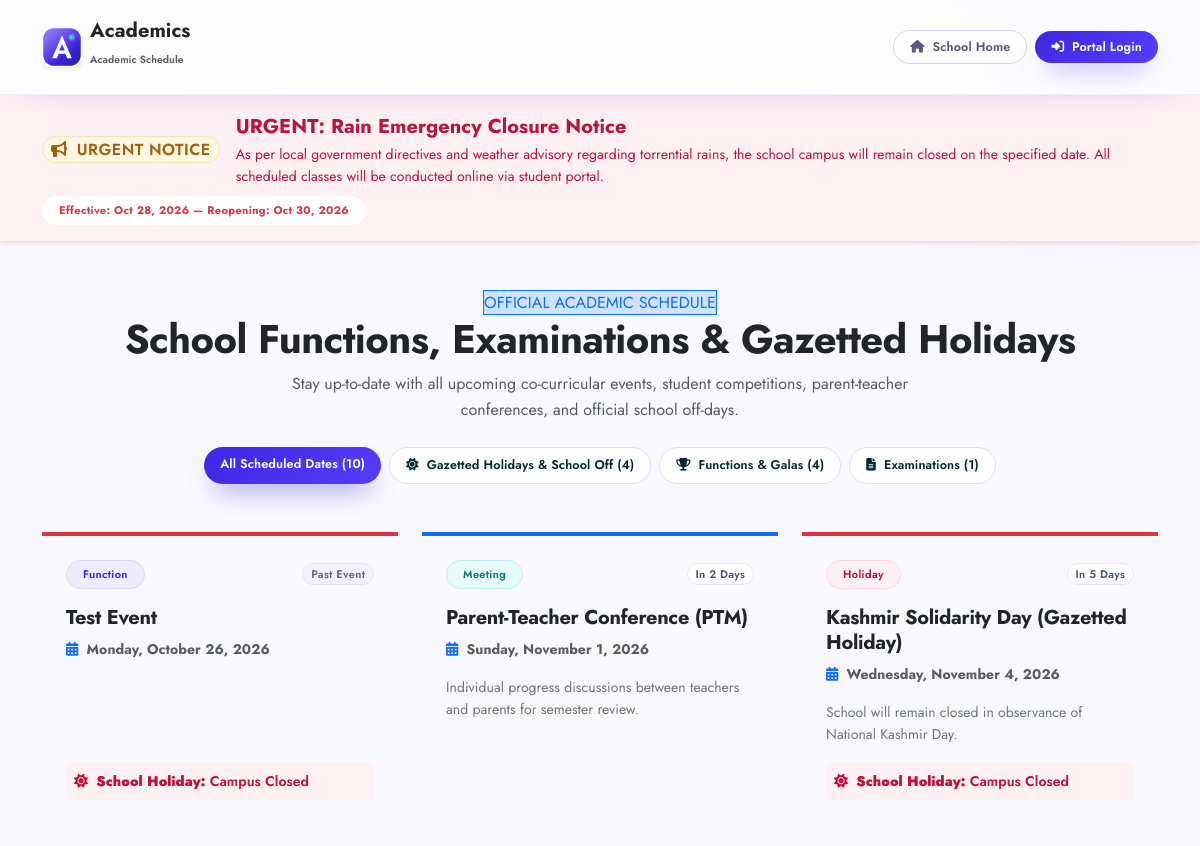
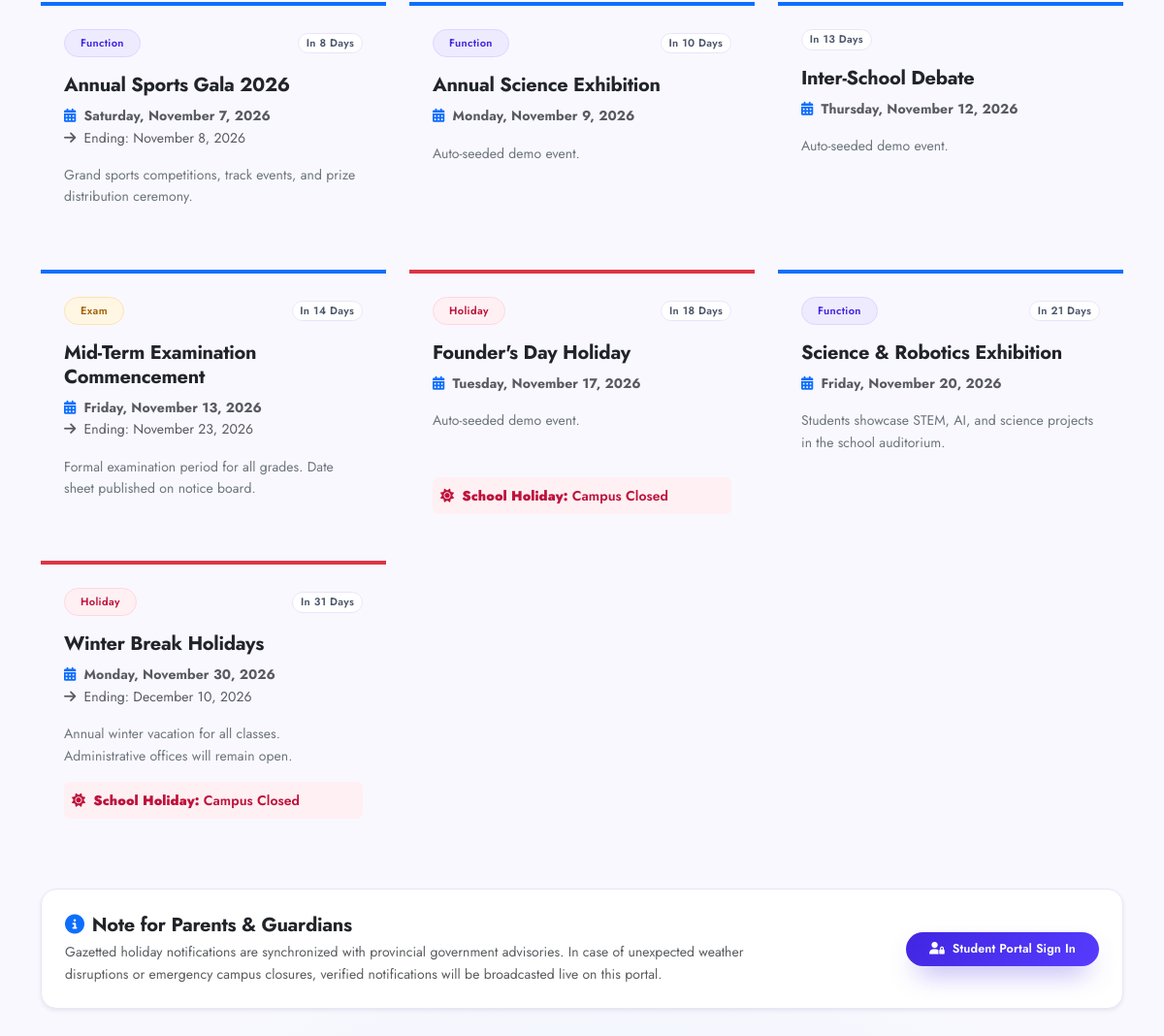
The page /public_events.php on the database its author committed (2 pictures, top to bottom).
### tables this page shows
CREATE TABLE `emergency_alerts` (
  `id` int(11) NOT NULL AUTO_INCREMENT,
  `school_id` int(11) DEFAULT NULL,
  `title` varchar(255) NOT NULL,
  `message` text NOT NULL,
  `alert_type` enum('Emergency Closure','Severe Weather','Administrative Off','General Alert') DEFAULT 'Emergency Closure',
  `effective_date` date NOT NULL,
  `end_date` date DEFAULT NULL,
  `is_active` tinyint(1) DEFAULT 1,
  `updated_by` int(11) DEFAULT NULL,
  `updated_at` timestamp NOT NULL DEFAULT current_timestamp() ON UPDATE current_timestamp(),
  PRIMARY KEY (`id`),
  KEY `updated_by` (`updated_by`),
  CONSTRAINT `emergency_alerts_ibfk_1` FOREIGN KEY (`updated_by`) REFERENCES `users` (`id`) ON DELETE SET NULL
);

CREATE TABLE `school_events` (
  `id` int(11) NOT NULL AUTO_INCREMENT,
  `school_id` int(11) DEFAULT NULL,
  `title` varchar(200) NOT NULL,
  `event_type` enum('Function','Holiday','Exam','Meeting','Other') DEFAULT 'Function',
  `description` text DEFAULT NULL,
  `event_date` date NOT NULL,
  `end_date` date DEFAULT NULL,
  `is_holiday` tinyint(1) DEFAULT 0,
  `status` enum('Upcoming','Ongoing','Completed','Cancelled') DEFAULT 'Upcoming',
  `created_by` int(11) DEFAULT NULL,
  `created_at` timestamp NOT NULL DEFAULT current_timestamp(),
  PRIMARY KEY (`id`),
  KEY `created_by` (`created_by`),
  KEY `idx_event_date` (`event_date`),
  KEY `idx_is_holiday` (`is_holiday`),
  KEY `idx_events_school` (`school_id`),
  CONSTRAINT `school_events_ibfk_1` FOREIGN KEY (`created_by`) REFERENCES `users` (`id`) ON DELETE SET NULL
);

### includes/functions.php (called while the page is built, shortened)
<?php
function isLoggedIn() {
    return isset($_SESSION['user_id']) && !empty($_SESSION['user_id']);
}
function getBasePath() {
    $scriptDir = dirname($_SERVER['SCRIPT_FILENAME']);
    $projectRoot = dirname(__DIR__);
    $relative = trim(str_replace('\\', '/', substr($scriptDir, strlen($projectRoot))), '/');
    $depth = $relative === '' ? 0 : substr_count($relative, '/') + 1;
    return str_repeat('../', $depth);
}
function e($string) {
    return htmlspecialchars($string ?? '', ENT_QUOTES, 'UTF-8');
}
function formatDate($date, $format = 'M d, Y') {
    return date($format, strtotime($date));
}
function getActiveEmergencyAlert($pdo) {
    try {
        $stmt = $pdo->query("SELECT * FROM emergency_alerts WHERE is_active = 1 AND effective_date <= CURDATE() AND (end_date IS NULL OR end_date >= CURDATE()) ORDER BY id DESC LIMIT 1");
        return $stmt->fetch(PDO::FETCH_ASSOC);
    } catch (PDOException $e) {
        return null;
    }
}

### public_events.php (the view, shortened to what this page needs)
<?php
require_once 'includes/header.php';
$activeAlert = getActiveEmergencyAlert($pdo);
$typeFilter = trim($_GET['type'] ?? '');
$where = ["status != 'Cancelled'"];
$params = [];
$whereClause = implode(' AND ', $where);
$stmt = $pdo->prepare("SELECT * FROM school_events WHERE $whereClause ORDER BY event_date ASC");
$stmt->execute($params);
$events = $stmt->fetchAll();
$totalCount = $pdo->query("SELECT COUNT(*) FROM school_events WHERE status != 'Cancelled'")->fetchColumn();
$holidayCount = $pdo->query("SELECT COUNT(*) FROM school_events WHERE is_holiday = 1 AND status != 'Cancelled'")->fetchColumn();
$functionCount = $pdo->query("SELECT COUNT(*) FROM school_events WHERE event_type = 'Function' AND status != 'Cancelled'")->fetchColumn();
$examCount = $pdo->query("SELECT COUNT(*) FROM school_events WHERE event_type = 'Exam' AND status != 'Cancelled'")->fetchColumn();
?>
<nav class="navbar navbar-expand-lg glass-nav sticky-top py-3">
    <div class="container">
        <a class="navbar-brand d-flex align-items-center gap-2" href="index.php">
            <img src="assets/img/academics-mark.svg" alt="" width="40" height="40" class="rounded-3 shadow-sm">
            <div>
                <span class="fw-bold fs-5 text-dark d-block lh-1"><?php echo e(APP_NAME); ?></span>
                <span class="text-muted small fw-semibold" style="font-size: 0.65rem;">Academic Schedule</span>
            </div>
        </a>
        <div class="ms-auto d-flex align-items-center gap-2">
            <a href="index.php" class="btn btn-outline-secondary btn-sm px-3 rounded-pill"><i class="fas fa-home me-1"></i> School Home</a>
            <?php if (isLoggedIn()): ?>
                <a href="dashboard.php" class="btn btn-primary btn-sm px-3 rounded-pill"><i class="fas fa-th-large me-1"></i> My Dashboard</a>
            <?php else: ?>
                <a href="auth/login.php" class="btn btn-primary btn-sm px-3 rounded-pill"><i class="fas fa-sign-in-alt me-1"></i> Portal Login</a>
            <?php endif; ?>
        </div>
    </div>
</nav>
<?php if ($activeAlert): ?>
<div class="bg-danger text-white py-3 shadow-sm border-bottom border-danger">
    <div class="container">
        <div class="d-flex align-items-center justify-content-between flex-wrap gap-2">
            <div class="d-flex align-items-center gap-3">
                <span class="badge bg-warning text-dark px-2 py-1 fs-6"><i class="fas fa-bullhorn me-1"></i> URGENT NOTICE</span>
                <div>
                    <strong class="fs-5"><?php echo e($activeAlert['title']); ?></strong>
                    <div class="small opacity-90"><?php echo e($activeAlert['message']); ?></div>
                </div>
            </div>
            <div>
                <span class="badge bg-white text-danger px-3 py-2 fw-bold">
                    Effective: <?php echo formatDate($activeAlert['effective_date']); ?>
                    <?php if (!empty($activeAlert['end_date'])): ?>
                        — Reopening: <?php echo formatDate($activeAlert['end_date']); ?>
                    <?php endif; ?>
                </span>
            </div>
        </div>
    </div>
</div>
<?php endif; ?>
<div class="container py-5">
    <div class="text-center mb-5">
        <span class="saas-badge-pill bg-primary-subtle text-primary border border-primary mb-2">OFFICIAL ACADEMIC SCHEDULE</span>
        <h2 class="display-6 fw-bold text-dark mb-2">School Functions, Examinations & Gazetted Holidays</h2>
        <p class="text-muted mx-auto" style="max-width: 650px;">Stay up-to-date with all upcoming co-curricular events, student competitions, parent-teacher conferences, and official school off-days.</p>
        <div class="d-flex gap-2 justify-content-center flex-wrap mt-4">
            <a href="public_events.php" class="btn btn-sm <?php echo empty($typeFilter) ? 'btn-primary' : 'btn-light border'; ?> rounded-pill px-3 py-2">
                All Scheduled Dates (<?php echo (int)$totalCount; ?>)
            </a>
            <a href="public_events.php?type=Holiday" class="btn btn-sm <?php echo $typeFilter === 'Holiday' ? 'btn-danger' : 'btn-light border'; ?> rounded-pill px-3 py-2">
                <i class="fas fa-sun me-1"></i> Gazetted Holidays & School Off (<?php echo (int)$holidayCount; ?>)
            </a>
            <a href="public_events.php?type=Function" class="btn btn-sm <?php echo $typeFilter === 'Function' ? 'btn-primary' : 'btn-light border'; ?> rounded-pill px-3 py-2">
                <i class="fas fa-trophy me-1"></i> Functions & Galas (<?php echo (int)$functionCount; ?>)
            </a>
            <a href="public_events.php?type=Exam" class="btn btn-sm <?php echo $typeFilter === 'Exam' ? 'btn-warning text-dark' : 'btn-light border'; ?> rounded-pill px-3 py-2">
                <i class="fas fa-file-alt me-1"></i> Examinations (<?php echo (int)$examCount; ?>)
            </a>
        </div>
    </div>
    <?php if (empty($events)): ?>
        <div class="saas-card py-5 text-center">
            <div class="card-body">
                <i class="fas fa-calendar-check fa-3x text-muted mb-3 opacity-50"></i>
                <h5>No events currently listed</h5>
                <p class="text-muted small">Check back later or contact administration office for details.</p>
            </div>
        </div>
    <?php else: ?>
        <div class="row g-4">
            <?php foreach ($events as $ev):
                $today = date('Y-m-d');
                $evDate = $ev['event_date'];
                $diff = (int)round((strtotime($evDate) - strtotime($today)) / 86400);
                if ($diff === 0) {
                    $tag = '<span class="badge bg-danger">HAPPENING TODAY</span>';
                } elseif ($diff === 1) {
                    $tag = '<span class="badge bg-warning text-dark">TOMORROW</span>';
                } elseif ($diff > 1) {
                    $tag = '<span class="badge bg-light text-dark border">In ' . $diff . ' days</span>';
                } else {
                    $tag = '<span class="badge bg-secondary">Past Event</span>';
                }
                $badgeBg = match($ev['event_type']) {
                    'Holiday' => 'bg-danger',
                    'Function' => 'bg-primary',
                    'Exam' => 'bg-warning text-dark',
                    'Meeting' => 'bg-info text-dark',
                    default => 'bg-secondary'
                };
            ?>
            <div class="col-md-6 col-lg-4">
                <div class="saas-card h-100 p-4 d-flex flex-column border-top border-4 <?php echo $ev['is_holiday'] ? 'border-danger' : 'border-primary'; ?>">
                    <div class="d-flex justify-content-between align-items-center mb-3">
                        <span class="badge <?php echo $badgeBg; ?> px-3 py-2"><?php echo e($ev['event_type']); ?></span>
                        <?php echo $tag; ?>
                    </div>
                    <h5 class="fw-bold text-dark mb-2"><?php echo e($ev['title']); ?></h5>
                    <div class="text-muted small mb-3">
                        <i class="fas fa-calendar-alt text-primary me-1"></i>
                        <strong><?php echo formatDate($ev['event_date'], 'l, F j, Y'); ?></strong>
                        <?php if (!empty($ev['end_date'])): ?>
                            <br><i class="fas fa-arrow-right text-muted me-1"></i> Ending: <?php echo formatDate($ev['end_date'], 'F j, Y'); ?>
                        <?php endif; ?>
                    </div>
                    <?php if (!empty($ev['description'])): ?>
                        <p class="text-secondary small mb-3 flex-grow-1">
                            <?php echo nl2br(e($ev['description'])); ?>
                        </p>
                    <?php endif; ?>
                    <?php if ($ev['is_holiday']): ?>
                        <div class="p-2 rounded bg-danger bg-opacity-10 text-danger small fw-semibold mt-auto">
                            <i class="fas fa-sun me-1"></i> <strong>School Holiday:</strong> Campus Closed
                        </div>
                    <?php endif; ?>
                </div>
            </div>
            <?php endforeach; ?>
        </div>
    <?php endif; ?>
    <div class="mt-5 p-4 rounded-4 bg-light border shadow-sm">
        <div class="row align-items-center g-3">
            <div class="col-md-8">
                <h5 class="fw-bold text-dark mb-1"><i class="fas fa-info-circle text-primary me-2"></i>Note for Parents & Guardians</h5>
                <p class="text-muted small mb-0">Gazetted holiday notifications are synchronized with provincial government advisories. In case of unexpected weather disruptions or emergency campus closures, verified notifications will be broadcasted live on this portal.</p>
            </div>
            <div class="col-md-4 text-md-end">
                <a href="auth/login.php" class="btn btn-primary btn-sm px-4 py-2 rounded-pill"><i class="fas fa-user-lock me-1"></i> Student Portal Sign In</a>
            </div>
        </div>
    </div>
</div>
<?php require_once 'includes/footer.php'; ?>

### includes/header.php (shortened to what this page needs)
<?php
require_once __DIR__ . '/../includes/functions.php';
$base = getBasePath();
?>
<!DOCTYPE html>
<html lang="en">
<head>
    <link href="https://cdn.jsdelivr.net/npm/bootstrap@5.3.2/dist/css/bootstrap.min.css" rel="stylesheet">
    <link href="https://cdnjs.cloudflare.com/ajax/libs/font-awesome/6.5.1/css/all.min.css" rel="stylesheet">
    <link rel="stylesheet" href="<?php echo $base; ?>assets/css/style.css">
    <link rel="stylesheet" href="<?php echo $base; ?>assets/css/edustudy-theme.css">
</head>
<body>

### includes/footer.php (shortened to what this page needs)
</body>
</html>

### assets/css/style.css (style rules this page uses)
:root { --brand-navy: #0f172a; --brand-navy-2: #1e293b; --brand-indigo: #4f46e5; --brand-indigo-light: #6366f1; --brand-cyan: #06b6d4; --brand-emerald: #10b981; --brand-amber: #f59e0b; --brand-rose: #ef4444; --brand-violet: #8b5cf6; --brand-gold: #f6c065; --canvas-bg: #eef2f7; --surface: #ffffff; --surface-2: #f8fafc; --surface-3: #f1f5f9; --surface-glass: rgba(255,255,255,0.72); --sidebar-bg: #0f172a; --text-main: #0f172a; --text-body: #334155; --text-muted: #64748b; --text-light: #94a3b8; --text-inverse: #ffffff; --border-subtle: #e2e8f0; --border-light: #f1f5f9; --border-strong: #cbd5e1; --shadow-xs: 0 1px 2px rgba(15,23,42,0.04); --shadow-sm: 0 2px 8px -2px rgba(15,23,42,0.06); --shadow-md: 0 8px 24px -6px rgba(15,23,42,0.08); --shadow-lg: 0 20px 40px -12px rgba(15,23,42,0.14); --shadow-glow: 0 0 0 3px rgba(79,70,229,0.18); --r-xs: 6px; --r-sm: 8px; --r-md: 10px; --r-lg: 16px; --r-xl: 20px; --r-2xl: 24px; --r-pill: 9999px; --ease: cubic-bezier(0.22, 1, 0.36, 1); --dur-fast: 150ms; --dur: 220ms; --dur-slow: 360ms; --sidebar-dark: #0f172a; --sidebar-darker: #020617; --sidebar-item-hover: #1e293b; --sidebar-width: 260px; --brand-green: #16a34a; --brand-green-hover: #15803d; --learnify-hero-bg: #f0f9ff; --learnify-cta-bg: #e0f2fe; --learnify-footer-bg: #0f172a; }
* { margin: 0; padding: 0; box-sizing: border-box; }
html { scroll-behavior: smooth; }
body { font-family: 'Inter', -apple-system, BlinkMacSystemFont, 'Segoe UI', Roboto, sans-serif; background-color: var(--canvas-bg); color: var(--text-body); line-height: 1.6; -webkit-font-smoothing: antialiased; -moz-osx-font-smoothing: grayscale; transition: background-color var(--dur) var(--ease), color var(--dur) var(--ease); }
h1,h2,h3,h4,h5,h6 { font-family: 'Plus Jakarta Sans', 'Inter', sans-serif; font-weight: 700; color: var(--text-main); letter-spacing: -0.02em; line-height: 1.25; }
a { color: var(--brand-indigo); text-decoration: none; transition: color var(--dur-fast) var(--ease); }
img { max-width: 100%; height: auto; }
.btn { border-radius: var(--r-md); font-weight: 600; font-size: .88rem; padding: .6rem 1.1rem; transition: all var(--dur-fast) var(--ease); }
.btn-primary { background: linear-gradient(135deg, var(--brand-indigo), var(--brand-indigo-light)); border: none; box-shadow: 0 4px 12px rgba(79,70,229,0.3); }
.btn-outline-secondary { border-color: var(--border-strong); color: var(--text-body); }
.btn-light { background: var(--surface-2); color: var(--text-main); border: 1px solid var(--border-subtle); }
.btn-sm { padding: .4rem .75rem; font-size: .8rem; border-radius: var(--r-sm); }
.badge { padding: 0.35em 0.65em; border-radius: var(--r-pill); font-size: 0.7rem; font-weight: 700; letter-spacing: 0.03em; text-transform: capitalize; border: 1px solid transparent; background: var(--surface-2); color: var(--text-muted); }
.badge-warning, .bg-warning { background: #fffbeb !important; color: #b45309 !important; border-color: #fde68a !important; }
.badge-danger, .bg-danger { background: #fef2f2 !important; color: #b91c1c !important; border-color: #fecaca !important; }
.badge-info, .bg-info { background: #ecfeff !important; color: #0e7490 !important; border-color: #a5f3fc !important; }
.badge-primary, .bg-primary { background: #eef2ff !important; color: #4338ca !important; border-color: #c7d2fe !important; }
.badge-secondary, .bg-secondary { background: #f8fafc !important; color: #64748b !important; border-color: #e2e8f0 !important; }
:root { --chart-navy: #1d3557; --chart-amber: #f4b64c; --chart-slate: #64748b; --chart-slate-light: #94a3b8; --chart-grid: rgba(148,163,184,.18); }

### rows shown on the page
emergency_alerts: title "URGENT: Rain Emergency Closure Notice", message "As per local government directives and weather advisory regarding torrential rains, the school campus will remain closed on the specified date. All scheduled classes will be conducted online via student portal.", effective_date "Oct 28, 2026", end_date "Oct 30, 2026"
school_events: event_type "Function", shows "Past Event", title "Test Event", event_date "Monday, October 26, 2026", is_holiday 1 (drawn), shows "School Holiday:"
school_events: event_type "Meeting", event_date "2", title "Parent-Teacher Conference (PTM)", event_date "Sunday, November 1, 2026", description "Individual progress discussions between teachers and parents for semester review."
school_events: event_type "Holiday", event_date "5", title "Kashmir Solidarity Day (Gazetted Holiday)", event_date "Wednesday, November 4, 2026", description "School will remain closed in observance of National Kashmir Day.", is_holiday 1 (drawn), shows "School Holiday:"
school_events: event_type "Function", event_date "8", title "Annual Sports Gala 2026", event_date "Saturday, November 7, 2026", end_date "November 8, 2026", description "Grand sports competitions, track events, and prize distribution ceremony."
school_events: event_type "Function", event_date "10", title "Annual Science Exhibition", event_date "Monday, November 9, 2026", description "Auto-seeded demo event."
school_events: event_date "13", title "Inter-School Debate", event_date "Thursday, November 12, 2026", description "Auto-seeded demo event."
school_events: event_type "Exam", event_date "14", title "Mid-Term Examination Commencement", event_date "Friday, November 13, 2026", end_date "November 23, 2026", description "Formal examination period for all grades. Date sheet published on notice board."
school_events: event_type "Holiday", event_date "18", title "Founder's Day Holiday", event_date "Tuesday, November 17, 2026", description "Auto-seeded demo event.", is_holiday 1 (drawn), shows "School Holiday:"
school_events: event_type "Function", event_date "21", title "Science & Robotics Exhibition", event_date "Friday, November 20, 2026", description "Students showcase STEM, AI, and science projects in the school auditorium."
school_events: event_type "Holiday", event_date "31", title "Winter Break Holidays", event_date "Monday, November 30, 2026", end_date "December 10, 2026", description "Annual winter vacation for all classes. Administrative offices will remain open.", is_holiday 1 (drawn), shows "School Holiday:"

### other values the page prints
APP_NAME "Academics"
$totalCount "10"
$holidayCount "4"
$functionCount "4"
$examCount "1"
